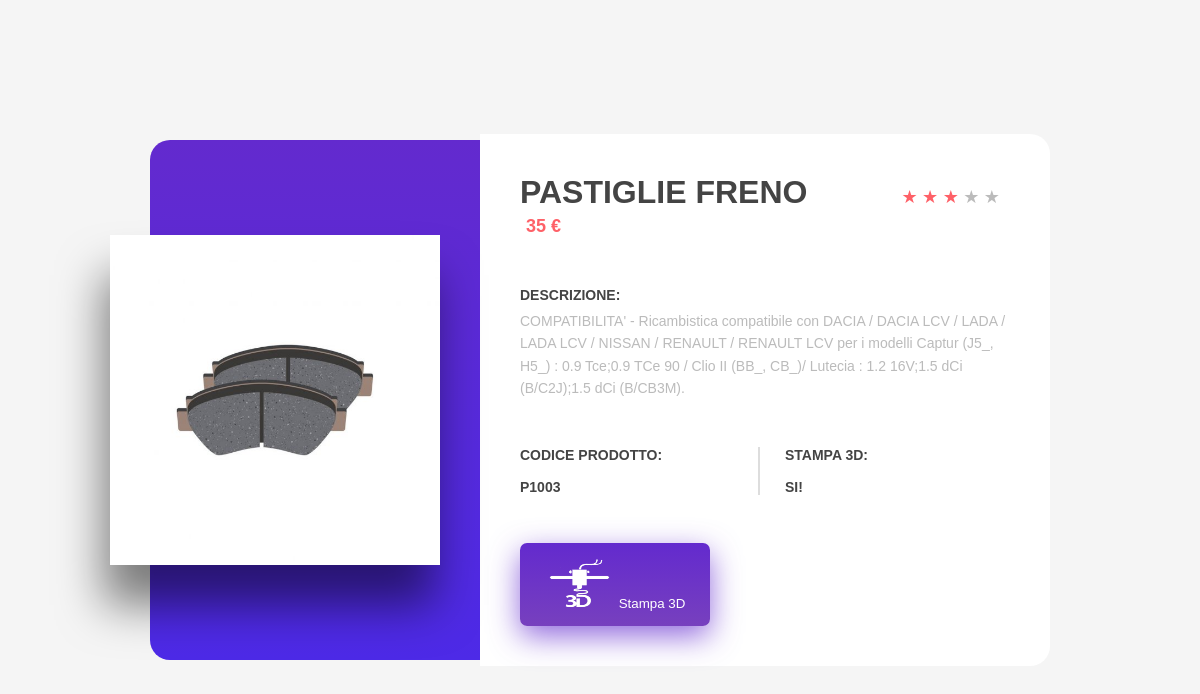
Page /cart_system/product/single-product.php?id=4 on the committed database.
### tables this page shows
CREATE TABLE `product` (
  `id` int(11) NOT NULL,
  `product_name` varchar(255) NOT NULL,
  `product_price` varchar(100) NOT NULL,
  `product_qty` int(11) NOT NULL DEFAULT 1,
  `product_image` varchar(255) NOT NULL,
  `product_code` varchar(50) NOT NULL,
  `product_auto` varchar(20) NOT NULL,
  `product_3d` varchar(10) NOT NULL,
  `product_desc` varchar(255) NOT NULL
);

### cart_system/product/single-product.php (the view, shortened to what this page needs)
<!DOCTYPE html>
<html lang="en">
<head>
    <link rel="stylesheet" href="style.css">
</head>
<body>
    <div class="container">
    <?php
  			include 'config.php';
  			$stmt = $conn->prepare("SELECT * FROM product WHERE id='$_GET[id]'");
  			$stmt->execute();
  			$result = $stmt->get_result();
  			while ($row = $result->fetch_assoc()):
  		?>
          <div class="product-image">
            <img src="<?= $row['product_image'] ?>" alt="" class="product-pic">
          </div>
          <div class="product-details">
            <header>
              <h1 class="title"><?= $row['product_name']?></h1>
              <div class="price">
                <span class="current"><?= $row['product_price']?> €</span>
              </div>
              <div class="rate">
                <a href="#!" class="active">★</a>
                <a href="#!" class="active">★</a>
                <a href="#!" class="active">★</a>
                <a href="#!">★</a>
                <a href="#!">★</a>
              </div>
            </header>
            <article>
              <h5>Descrizione:</h5>
              <p><?= $row['product_desc']?></p>
            </article>
            <div class="controls">
              <div class="size">
                <h5>Codice prodotto: <br> <br> <?= $row['product_code']?> </h5>
              </div>
              <div class="qty">
                <h5>Stampa 3D: <br> <br> <?= $row['product_3d']?> </h5>
              </div>
            </div>
            <?php endwhile; ?>
            <div class="footer">
              <button type="button" >
                <a href="../../3d-form/3d-form.html"style="color:white">
                <img src="image/3d-stampa.png" width="70px" height="50px" alt="">
                Stampa 3D </a>
              </button>
            </div>
          </div>
        </div>
</body>
</html>

### cart_system/product/style.css (style rules this page uses)
* { font-family: 'Oswald', sans-serif; }
body { background-color: whitesmoke; height: 100vh; margin: auto; display: -webkit-box; display: -ms-flexbox; display: flex; color: #444444; }
.container { margin: 30px; width: 100%; max-width: 900px; -webkit-box-pack: center; -ms-flex-pack: center; justify-content: center; -webkit-box-orient: vertical; -webkit-box-direction: normal; -ms-flex-direction: column; flex-direction: column; -webkit-box-align: center; -ms-flex-align: center; align-items: center; }
h5 { text-transform: uppercase; margin: 0; font-size: 14px; }
a { text-decoration: none; color: #bbb; }
.product-image { display: -webkit-box; display: -ms-flexbox; display: flex; -webkit-box-orient: vertical; -webkit-box-direction: normal; -ms-flex-direction: column; flex-direction: column; -webkit-box-align: center; -ms-flex-align: center; align-items: center; background: -webkit-gradient(linear, left top, left bottom, from(#632ace), to(#4d2ae7)); background: linear-gradient(to bottom, #632ace 0%, #4d2ae7 100%); border-radius: 20px 20px 0 0; padding: 55px 0; width: 100%; margin: auto; }
.product-pic { max-width: 180px; position: relative; left: 0; margin: 40px 0; -webkit-filter: drop-shadow(-6px 40px 23px rgba(0, 0, 0, 0.5)); filter: drop-shadow(-6px 40px 23px rgba(0, 0, 0, 0.5)); }
.product-details { padding: 40px; background-color: white; border-radius: 0 0 20px 20px; }
.product-details .title { text-transform: uppercase; margin: 0; }
.product-details .price { font-weight: 700; margin-top: 5px; font-size: 18px; }
.product-details .price .current { color: #fe6168; margin-left: 6px; }
.product-details header { margin-bottom: 50px; position: relative; }
.product-details article > h5 { margin: 0; }
.product-details article > p { color: #bbb; margin: .5em 0; font-size: 14px; line-height: 1.6; }
.product-details .controls { margin: 3em 0; }
.product-details .controls > div { -webkit-box-flex: 1; -ms-flex: 1; flex: 1; }
.product-details .controls > div + div { margin-top: 20px; -webkit-box-flex: 0; -ms-flex: none; flex: none; }
.product-details .rate { position: static; margin-top: 10px; }
.product-details .rate a { font-size: 18px; color: #bbb; }
.product-details .rate a.active, .product-details .rate a:hover { color: #fe6067; }
.footer { display: -webkit-box; display: -ms-flexbox; display: flex; -webkit-box-pack: justify; -ms-flex-pack: justify; justify-content: space-between; -webkit-box-align: center; -ms-flex-align: center; align-items: center; }
.footer > button { display: -webkit-box; display: -ms-flexbox; display: flex; border: 0; padding: 15px 25px; -webkit-box-align: center; -ms-flex-align: center; align-items: center; border-radius: 7px; cursor: pointer; background: -webkit-gradient(linear, left top, left bottom, from(#632ace), to(#7740be)); background: linear-gradient(to bottom, #632ace 0%, #7740be 100%); -webkit-box-shadow: 0 10px 30px 0 rgba(99, 42, 206, 0.7); box-shadow: 0 10px 30px 0 rgba(99, 42, 206, 0.7); -webkit-transition: 200ms; transition: 200ms; }
@media (min-width: 37.5em) { .product-details .rate { position: absolute; top: 12px; right: 10px; margin-top: 0; } }
@media (min-width: 37.5em) { .product-details .controls > div.qty { width: 200px; } }
@media (min-width: 37.5em) { .product-details .controls > div + div { border-left: 2px solid rgba(187, 187, 187, 0.5); padding-left: 25px; padding-right: 25px; width: 100px; margin-top: 0; } }
@media (min-width: 37.5em) { .product-details .controls { display: -webkit-box; display: -ms-flexbox; display: flex; } }
@media (min-width: 56.25em) { .container { display: -webkit-box; display: -ms-flexbox; display: flex; -webkit-box-orient: horizontal; -webkit-box-direction: normal; -ms-flex-direction: row; flex-direction: row; -webkit-box-align: normal; -ms-flex-align: normal; align-items: normal; margin: auto; } }
@media (min-width: 56.25em) { .product-image { border-radius: 20px 0 0 20px; max-width: 330px; } }
@media (min-width: 56.25em) { .product-pic { left: -40px; max-width: 330px; } }
@media (min-width: 56.25em) { .product-details { width: 100%; border-radius: 0 20px 20px 0; } }

### rows in the picture
product: product_image (picture), product_name "PASTIGLIE FRENO", product_price "35", product_desc "COMPATIBILITA' - Ricambistica compatibile con DACIA / DACIA LCV / LADA / LADA LCV / NISSAN / RENAULT / RENAULT LCV per i modelli Captur (J5_, H5_) : 0.9 Tce;0.9 TCe 90 / Clio II (BB_, CB_)/ Lutecia : 1.2 16V;1.5 dCi (B/C2J);1.5 dCi (B/CB3M).", product_code "P1003", product_3d "SI!"
